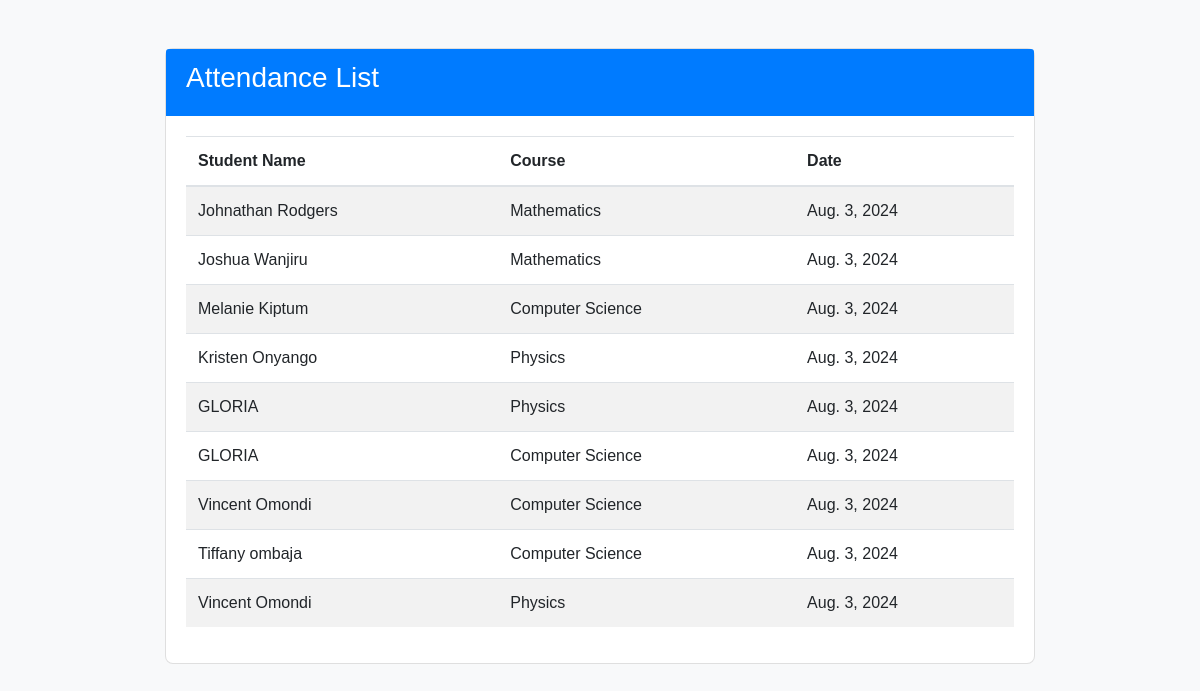
The page /attendance-list/ on the database its author committed.
### otpa/models.py (models this page shows, shortened)
class AttendanceRecord(models.Model):
    student = models.ForeignKey(Student, on_delete=models.CASCADE)
    course = models.ForeignKey(Course, on_delete=models.CASCADE)
    date = models.DateField(auto_now_add=True)
    is_present = models.BooleanField(default=False)
    confirmed_by_lecturer = models.BooleanField(default=False)

class Student(models.Model):
    user = models.OneToOneField(User, on_delete=models.CASCADE)
    student_id = models.CharField(max_length=100, unique=True)
    name = models.CharField(max_length=255)
    email = models.EmailField(unique=True)
    phone = models.CharField(max_length=15)
    date_of_birth = models.DateField(default=datetime.date.today)
    address = models.CharField(max_length=255)
    department = models.ForeignKey(Department, on_delete=models.CASCADE,  default=1)
    courses = models.ManyToManyField(Course)
    has_paid_fees = models.BooleanField(default=False)
    has_passed_semester_exams = models.BooleanField(default=False)
    phone_number = models.CharField(max_length=20)
    profile_photo = models.ImageField(upload_to='profile_photos/', null=True, blank=True)  # Profile photo field

class Course(models.Model):
    name = models.CharField(max_length=100)
    code = models.CharField(max_length=10, unique=True)
    department = models.ForeignKey(Department, on_delete=models.CASCADE)

### otpa/views.py (the view)
# urls.py: path('attendance-list/', views.AttendanceListView.as_view(), name='attendance_list'),
class AttendanceListView(ListView):
    model = AttendanceRecord
    template_name = 'attendance_list.html'
    context_object_name = 'attendance_records'
    def get_queryset(self):
        return AttendanceRecord.objects.filter(is_present=True, confirmed_by_lecturer=False)

### otpa/templates/attendance_list.html (shortened to what this page needs)
<!DOCTYPE html>
<html lang="en">
<head>
    <link href="https://stackpath.bootstrapcdn.com/bootstrap/4.5.2/css/bootstrap.min.css" rel="stylesheet">
</head>
<body>
    <div class="container mt-5">
        <div class="card">
            <div class="card-header">
                <h3>Attendance List</h3>
            </div>
            <div class="card-body">
                {% if attendance_records %}
                    <table class="table table-striped">
                        <thead>
                            <tr>
                                <th>Student Name</th>
                                <th>Course</th>
                                <th>Date</th>
                            </tr>
                        </thead>
                        <tbody>
                            {% for record in attendance_records %}
                                <tr>
                                    <td>{{ record.student.name }}</td>
                                    <td>{{ record.course.name }}</td>
                                    <td>{{ record.date }}</td>
                                </tr>
                            {% endfor %}
                        </tbody>
                    </table>
                {% else %}
                    <p class="text-center">No attendance records found,all are confirmed by lecturer</p>
                {% endif %}
            </div>
        </div>
    </div>
</body>
</html>

### otpa/templates/attendance_list.html (style rules this page uses)
body { font-family: Arial, sans-serif; background-color: #f8f9fa; }
.container { max-width: 900px; margin-top: 30px; }
.card { border-radius: 0.5rem; }
.card-header { background-color: #007bff; color: #ffffff; border-bottom: 1px solid #007bff; }

### rows shown on the page
AttendanceRecord: student.name "Johnathan Rodgers", course.name "Mathematics", date "Aug. 3, 2024"
AttendanceRecord: student.name "Joshua Wanjiru", course.name "Mathematics", date "Aug. 3, 2024"
AttendanceRecord: student.name "Melanie Kiptum", course.name "Computer Science", date "Aug. 3, 2024"
AttendanceRecord: student.name "Kristen Onyango", course.name "Physics", date "Aug. 3, 2024"
AttendanceRecord: student.name "GLORIA", course.name "Physics", date "Aug. 3, 2024"
AttendanceRecord: student.name "GLORIA", course.name "Computer Science", date "Aug. 3, 2024"
AttendanceRecord: student.name "Vincent Omondi", course.name "Computer Science", date "Aug. 3, 2024"
AttendanceRecord: student.name "Tiffany ombaja", course.name "Computer Science", date "Aug. 3, 2024"
AttendanceRecord: student.name "Vincent Omondi", course.name "Physics", date "Aug. 3, 2024"
